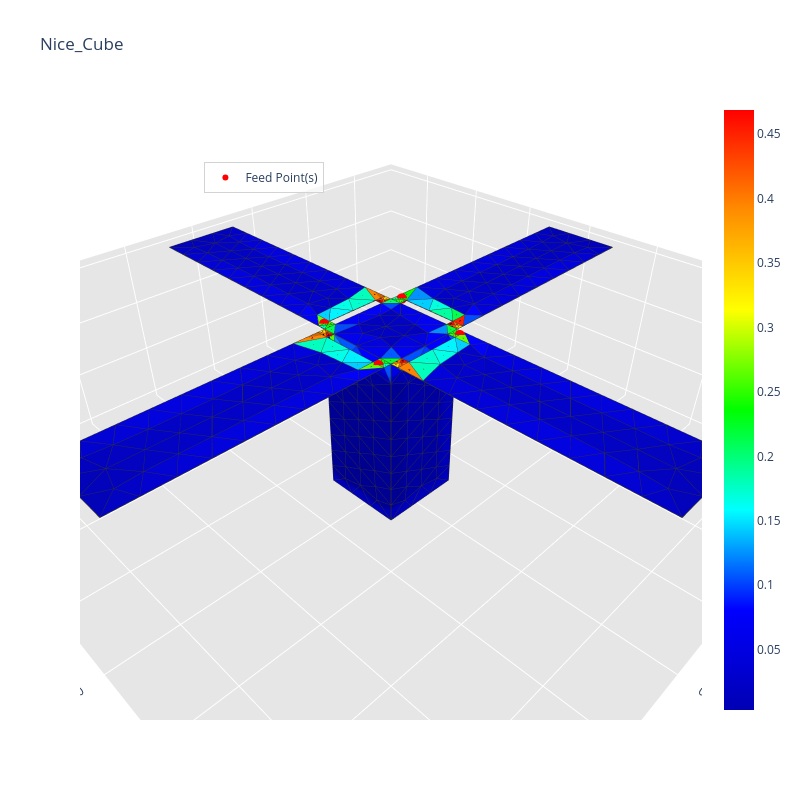

Source (notebook cell):
### Code cell
_ = radiation_algorithm(path, frequency, feed_point,
                        voltage_amplitude=voltage_amplitude, 
                        excitation_unit_vector=excitation_units_vector, 
                        gap_width=0.3*initial_mesh_size,
                        voltage_phase=phase,
                        show=True, save_image=False)

### Figure 1 — Plotly figure (JSON) as saved in the notebook; plotly's stock layout.template omitted (floating-point values rounded to 4 significant figures; data arrays with more than 128 entries replaced by an {"elided": "..."} marker saying what was removed)
{"data": [{"facecolor": {"elided": "710 str values"}, "i": {"elided": "710 int values"}, "j": {"elided": "710 int values"}, "k": {"elided": "710 int values"}, "name": "", "type": "mesh3d", "x": {"elided": "403 float values"}, "y": {"elided": "403 float values"}, "z": {"elided": "403 float values"}}, {"line": {"color": "rgb(50, 50, 50)", "width": 1.5}, "mode": "lines", "showlegend": false, "type": "scatter3d", "x": {"elided": "3550 float values"}, "y": {"elided": "3550 float values"}, "z": {"elided": "3550 float values"}}, {"hoverinfo": "none", "marker": {"color": [0.003093, 0.4688], "colorscale": [[0, "rgb(0, 0, 180)"], [0.1667, "rgb(0, 0, 255)"], [0.3333, "rgb(0, 255, 255)"], [0.5, "rgb(0, 255, 0)"], [0.6667, "rgb(255, 255, 0)"], [0.8333, "rgb(255, 140, 0)"], [1, "rgb(255, 0, 0)"]], "showscale": true, "size": 0.1}, "mode": "markers", "showlegend": false, "type": "scatter3d", "x": [-0.05], "y": [-0.05], "z": [-0.3]}, {"anchor": "tail", "colorscale": [[0, "black"], [1, "black"]], "name": "Current direction", "showscale": false, "sizemode": "absolute", "sizeref": 0.0288, "type": "cone", "u": {"elided": "710 float values"}, "v": {"elided": "710 float values"}, "w": {"elided": "710 float values"}, "x": {"elided": "710 float values"}, "y": {"elided": "710 float values"}, "z": {"elided": "710 float values"}}, {"marker": {"color": "red", "size": 6, "symbol": "circle"}, "mode": "markers+text", "name": "Feed Point(s)", "type": "scatter3d", "x": [0.06, -0.0425, -0.06, 0.0425], "y": [0.0425, 0.06, -0.0425, -0.06], "z": [0.0, 0.0, 0.0, 0.0]}], "layout": {"height": 800, "legend": {"bgcolor": "rgba(255,255,255,0.7)", "bordercolor": "lightgray", "borderwidth": 1, "x": 0.2, "xanchor": "left", "y": 0.9, "yanchor": "top"}, "scene": {"aspectratio": {"x": 1, "y": 1, "z": 0.3}, "camera": {"eye": {"x": 0.65, "y": 0.65, "z": 0.65}}, "xaxis": {"backgroundcolor": "rgb(230, 230, 230)", "gridcolor": "rgb(255, 255, 255)", "showbackground": true, "zerolinecolor": "rgb(255, 255, 255)"}, "yaxis": {"backgroundcolor": "rgb(230, 230, 230)", "gridcolor": "rgb(255, 255, 255)", "showbackground": true, "zerolinecolor": "rgb(255, 255, 255)"}, "zaxis": {"backgroundcolor": "rgb(230, 230, 230)", "gridcolor": "rgb(255, 255, 255)", "showbackground": true, "zerolinecolor": "rgb(255, 255, 255)"}}, "title": {"text": "Nice_Cube"}, "width": 800}}
